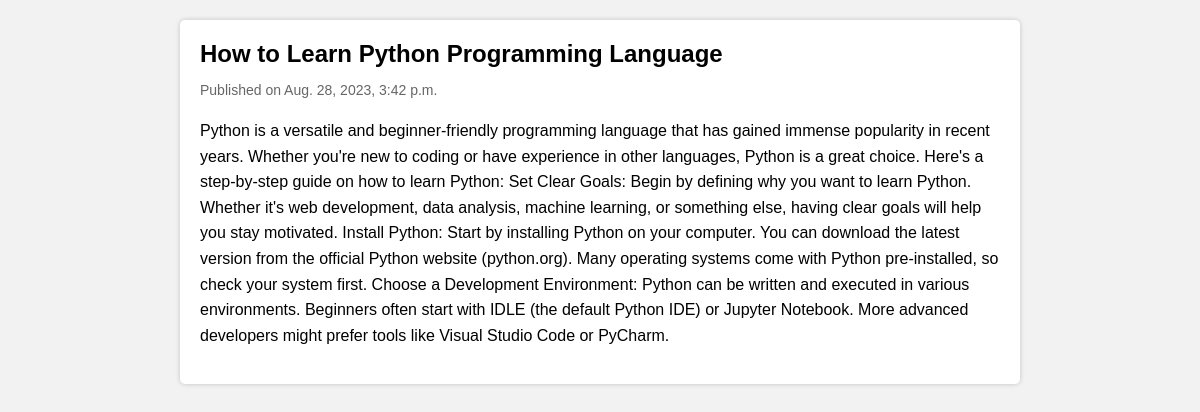
/post/1, run on the app's committed database.
### post/models.py (models this page shows)
class Post(models.Model):
    title = models.CharField(max_length=200)
    body = models.TextField(max_length=10000000)
    created_at = models.DateTimeField(default=datetime.now(), blank=True)

### post/views.py (the view)
# urls.py: path('', include('post.urls'))
def post(request, pk):
    posts = Post.objects.get(id=pk)
    return render(request, 'post.html', {'posts': posts})

### templates/post.html (shortened to what this page needs)
<!DOCTYPE html>
<html lang="en">
<head>
</head>
<body>
    <div class="blog-post">
        <h1>{{posts.title}}</h1>
        <p class="date">Published on {{posts.created_at}}</p>
        <div class="content">
            <p>{{posts.body}}</p>
        </div>
    </div>
</body>
</html>

### templates/post.html (style rules this page uses)
body { font-family: Arial, sans-serif; margin: 0; padding: 0; background-color: #f2f2f2; }
.blog-post { background-color: #fff; border-radius: 5px; box-shadow: 0 0 5px rgba(0, 0, 0, 0.2); max-width: 800px; margin: 20px auto; padding: 20px; }
.blog-post h1 { font-size: 24px; margin: 0; }
.blog-post p.date { font-size: 14px; color: #666; }
.blog-post .content { margin-top: 20px; line-height: 1.6; }

### data on the page
Post: title "How to Learn Python Programming Language", created_at "Aug. 28, 2023, 3:42 p.m.", body "Python is a versatile and beginner-friendly programming language that has gained immense popularity in recent years. Whether you're new to coding or have experience in other languages, Python is a great choice. Here's a step-by-step guide on how to learn Python: Set Clear Goals: Begin by defining why you want to learn Python. Whether it's web development, data analysis, machine learning, or something else, having clear goals will help you stay motivated. Install Python: Start by installing Python on your computer. You can download the latest version from the official Python website (python.org). Many operating systems come with Python pre-installed, so check your system first. Choose a…"
